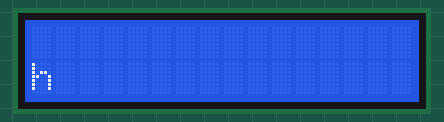
This sketch was run on a simulated Arduino Uno, built with avr-gcc and run on an emulated ATmega328P. On the bench: 16×2 character LCD.

Above: at 0.1 s.
At 0.9 s:
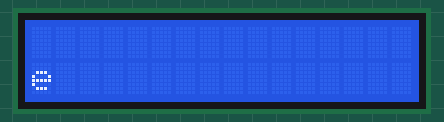
At 1.6 s:
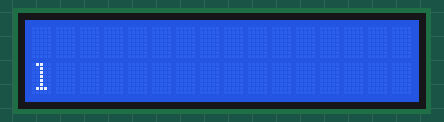
At 3.9 s:
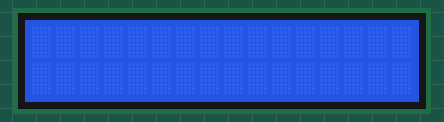
At 4.6 s:
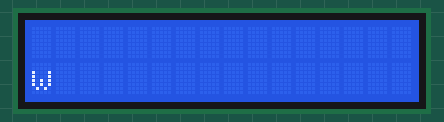
At 7.6 s:
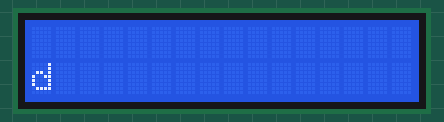

Measured:
- by itself, everything shown: repeats every 8.3 s, in 11 steps
- what the display in image 1 shows lasts 0.8 s, from 0.8 s to 1.6 s
- what the display in image 2 shows lasts 1.5 s, from 1.6 s to 3.1 s

The sketch:

lcd_hello_world.ino
```cpp
  #include <LiquidCrystal.h>

LiquidCrystal lcd(0, 1, 8, 9, 10, 11);
void setup()
{
lcd.begin(16, 2);
}

void loop()
{

char a[] = "hello world";
for(int i = 0; i < 11; i++)
{
  //lcd.setCursor(1, 1);
  //lcd.write("hello world");
  lcd.setCursor(0, 2);
  lcd.write(a[i]);
  delay(750);
  lcd.clear();
}
}
```
